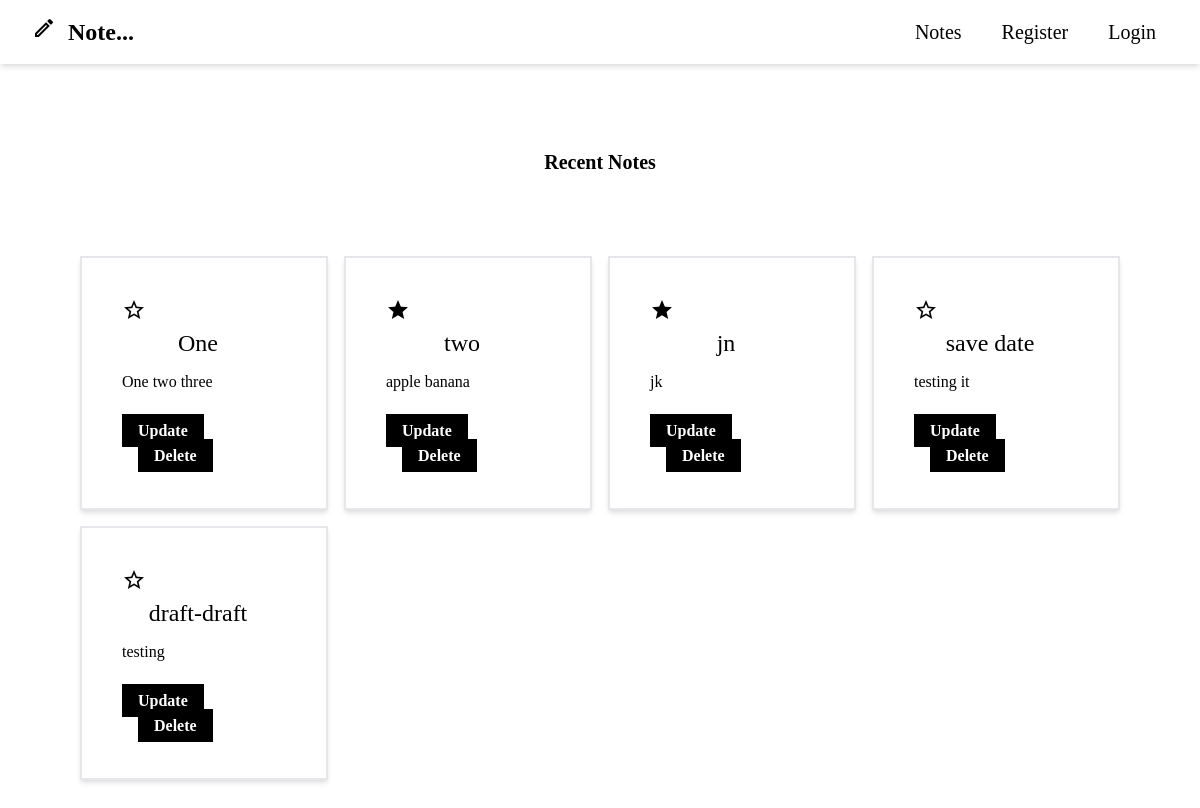
Before: /home/ with the older database file.
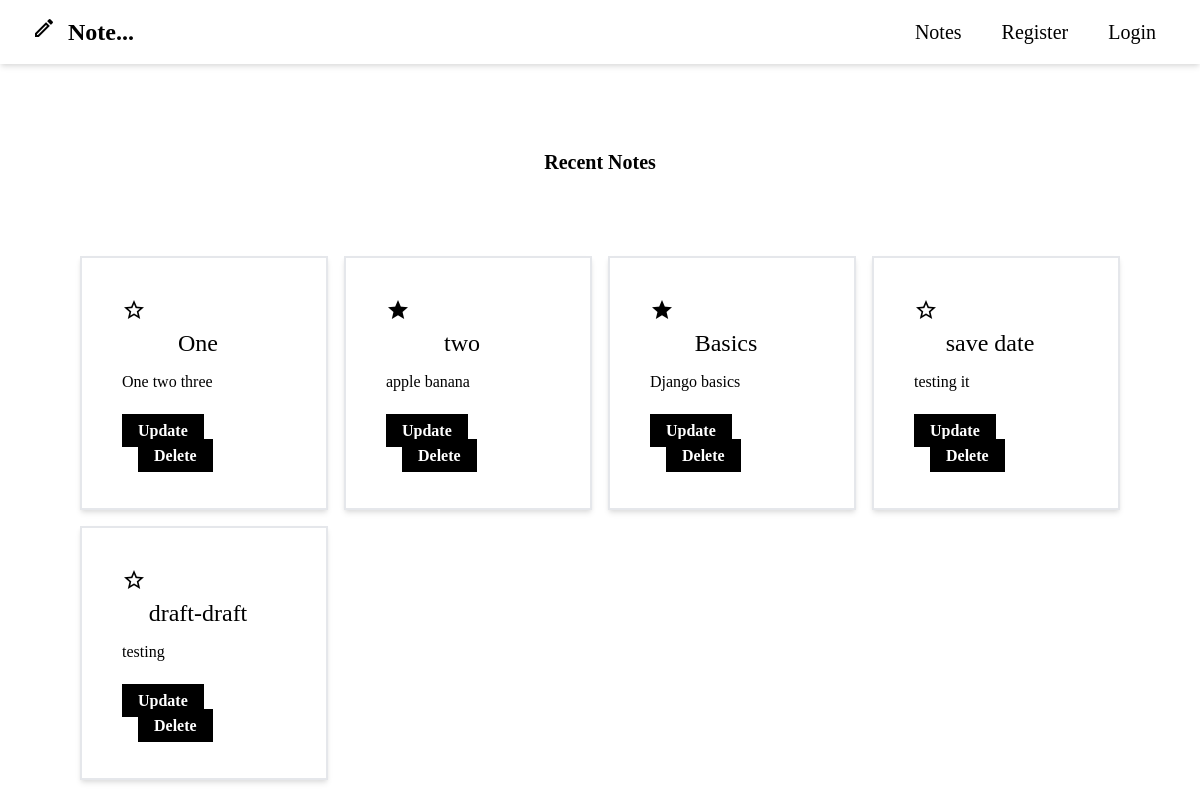
After: the same page with the newer database file.
### notes/models.py (models this page shows, shortened)
class Note(models.Model):
    description = models.TextField(null=False)
    title = models.CharField(max_length=45, null=False)
    author = models.ForeignKey(User, on_delete=models.CASCADE)
    draft = models.BooleanField(default=False)
    important = models.BooleanField(default=False)
    saved = models.DateField(auto_now=False, auto_now_add=False)

### notes/views.py (the view)
# urls.py: path("home/", views.home, name="home"),
def home(request):
    notes = Note.objects.all()
    context = {"notes": notes}
    return render(request, "notes/home.html", context)

### templates/notes/home.html
{% extends 'base.html' %} {% load crispy_forms_tags %} {% load tailwind_filters
%} {% block body %}
<div class="flex flex-col items-center h-100vh  mt-9">
  <br />
  <h1 class="fw-light text-center mt-6 font-serif font-bold text-xl">Recent Notes</h1>
  <div class="p-20">
    <div class="grid grid-cols-4 gap-4 auto-cols-min">
    {% for note in notes %}
    <div class="p-10 shadow-md border-2 border-black-600">
      {% if note.important %}
      <a href="/important/{{note.id}}/">
        <span class="material-icons  "> star </span>
      </a>
      {% else %}
      <a href="/important/{{note.id}}/">
        <span class="material-icons-outlined "> star_outline </span>
      </a>
      {% endif %}
      <h2 class="font-serif font-medium leading-tight text-center text-2xl text-black-600 mr-3 mb-3">
        <a           href="/details/{{note.id}}/"
        >{{note.title}}</a>
      </h2>
      <p class="mb-3 font-serif">{{note.description}}</p>
      <div class="mt-6 space-x-4">
        <a
          href="/update/{{note.id}}/"
          class="bg-black font-serif hover:hover:bg-black text-white font-bold py-2 px-4"
          >Update</a
        >
        <a
          href="/delete/{{note.id}}/"
          class="bg-black font-serif hover:hover:bg-black text-white font-bold py-2 px-4"
          >Delete</a
        >
      </div>
    </div>
    {% endfor %}
  </div>
</div>
{% endblock body %}

### templates/base.html (shortened to what this page needs)
{% load static %}
<!DOCTYPE html>
<html lang="en">
<head>
  <link rel="stylesheet" href="https://unpkg.com/tailwindcss@2.2.19/dist/tailwind.min.css"/>
</head>
<body>
<header>
  <nav class="bg-white shadow-md">
    <div class="mx-auto max-w-7xl px-2 sm:px-6 lg:px-8">
      <div class="relative flex h-16 items-center justify-between">
      <a href="{% url 'notes:home' %}" class="flex items">
        <span class="material-icons-outlined mr-3 text-slate-900 mt-6">edit</span>
        <span class="mb-6 self-center  text-2xl mt-6 font-serif font-semibold whitespace-nowrap text-slate-900 	 hover:text-pink">Note...</span>
      </a>
      <div class="hidden sm:ml-6 sm:block">
        <div class="flex space-x-4">
          {% if user.is_authenticated %}
          <a href="{% url 'notes:home' %}" class="text-w-300 font-serif  hover:text-slate-900 px-3 py-2 rounded-md text-xl font-medium" aria-current="page">Notes</a>
            <a href="{% url 'notes:add' %}"   class="text-slate-900 font-serif  	 hover:text-slate-900 px-3 py-2 rounded-md text-xl font-medium">Add Notes</a>
            <a href="{% url 'notes:importantslist' %}"   class="text-slate-900 font-serif  	 hover:text-slate-900 px-3 py-2 rounded-md text-xl font-medium">Important</a>
            <a href="{% url 'notes:settings' %}" class="text-slate-900 font-serif  hover:text-slate-900 px-3 py-2 rounded-md text-xl font-medium">Settings</a>
            <a href="{% url 'notes:logout' %}" class="text-slate-900 font-serif  hover:text-slate-900 px-3 py-2 rounded-md text-xl font-medium">Logout</a>
          {% else %}
            <a href="{% url 'notes:index' %}" class="text-slate-900 font-serif 	 hover:text-slate-900 px-3 py-2 rounded-md text-xl font-mediumx">Notes</a>
            <a href="{% url 'notes:register' %}" class="text-slate-900 font-serif hover:text-slate-900 px-3 py-2 rounded-md text-xl font-medium">Register</a>
            <a href="{% url 'notes:login' %}" class="text-slate-900 font-serif  hover:text-slate-900 px-3 py-2 rounded-md text-xl font-medium">Login</a>
          {% endif %}
      </div>
    </div>
  </nav>
  </header>
  {% block body%} {% endblock body%}
  </body>
</html>

Changed rows visible on the page:
changed Note: title "jn" → "Basics"; description "jk" → "Django basics"
